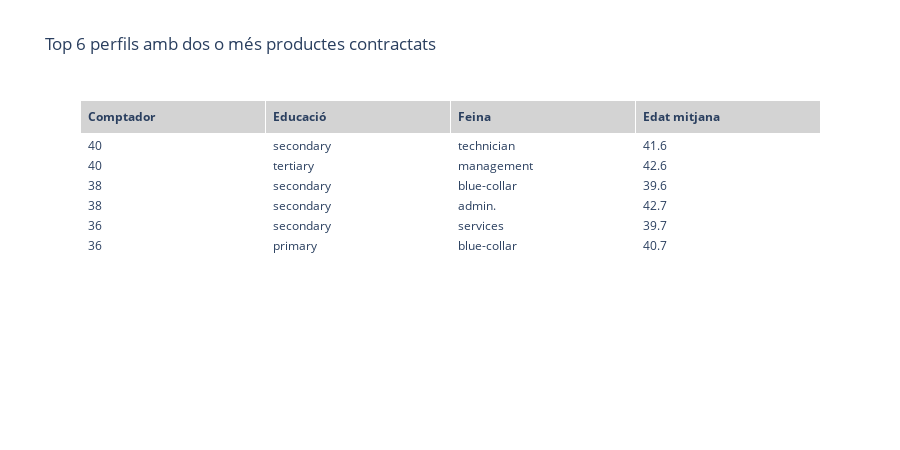

Notebook cell for this chart:
### Code cell
# Filtrar només el grup 2
df_grup2 = df_total[df_total['grup'] == 2]

# Agrupar per education i job
perfils = (
    df_grup2
    .groupby(['education', 'job'])
    .agg(
        comptador=('age', 'count'),
        edat_mitjana=('age', 'mean')
    )
    .reset_index()
)

# Seleccionar els 10 perfils més freqüents
top10 = perfils.sort_values(by='comptador', ascending=False).head(6)

# Crear taula amb plotly (comptador primer)
fig = go.Figure(data=[
    go.Table(
        header=dict(
            values=[
                '<b>Comptador</b>',
                '<b>Educació</b>',
                '<b>Feina</b>',
                '<b>Edat mitjana</b>'
            ],
            fill_color='lightgrey',
            align='left'
        ),
        cells=dict(
            values=[
                top10['comptador'],
                top10['education'],
                top10['job'],
                top10['edat_mitjana'].round(1)
            ],
            fill_color='white',
            align='left'
        )
    )
])

fig.update_layout(
    title='Top 6 perfils amb dos o més productes contractats',
    height=450
)

fig.show()

### Figure 1 — Plotly figure (JSON) as saved in the notebook; plotly's stock layout.template omitted (floating-point values rounded to 4 significant figures)
{"data": [{"cells": {"align": "left", "fill": {"color": "white"}, "values": [[40, 40, 38, 38, 36, 36], ["secondary", "tertiary", "secondary", "secondary", "secondary", "primary"], ["technician", "management", "blue-collar", "admin.", "services", "blue-collar"], [41.6, 42.6, 39.6, 42.7, 39.7, 40.7]]}, "header": {"align": "left", "fill": {"color": "lightgrey"}, "values": ["<b>Comptador</b>", "<b>Educació</b>", "<b>Feina</b>", "<b>Edat mitjana</b>"]}, "type": "table"}], "layout": {"height": 450, "title": {"text": "Top 6 perfils amb dos o més productes contractats"}}}
